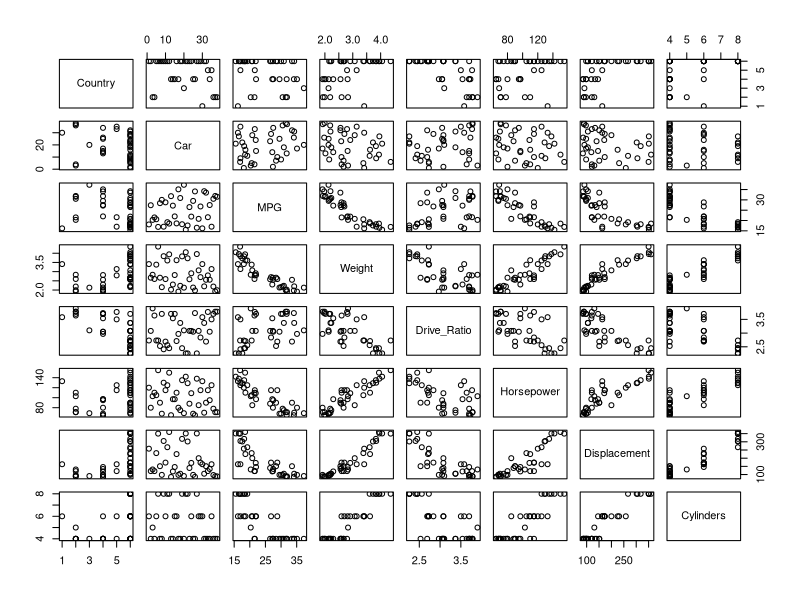
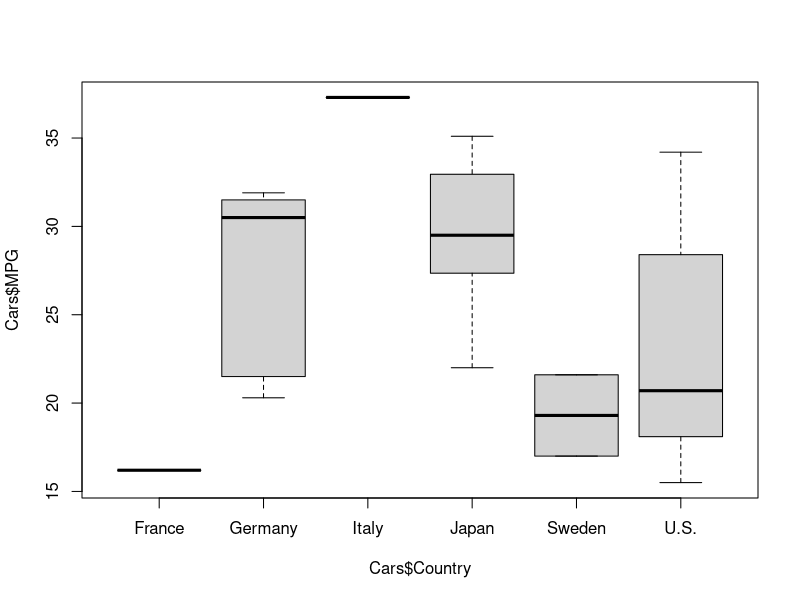

Write the R code that produced these figures, in order. (Note: this script raises an error after producing the figures.)
# STAT:5400 Section 2.1 — A First Look at R
# Code from the lecture notes; no output, no solutions.

## 1.5 Basic operation

1 + 1
exp(-2)
sqrt(2 * pi)

2 / 0
3 / 2 * 3

print("Hello 5400!")

# Predict
0.1 + 0.2 == 0.3
all.equal(0.1 + 0.2, 0.3)
.Machine$double.eps

# Predict
1:3 + 1:2
1:4 + 1:2


## 1.6 Reading in data from external files

Cars <- read.delim("data/Cars.dat")
#  <- is assignment operator
str(Cars)

# show the first six rows
head(Cars)

# show the last six rows
tail(Cars)

summary(Cars)

plot(Cars)


## 1.7 Data frames

class(Cars)


## 2.2 Vectors

a1 <- c(1, 2, 3)
class(a1)
typeof(a1)
is.integer(a1)
is.atomic(a1)

a2 <- c(1L, 2L, 3L)
# same as a2 <- seq(3) or seq.int(3)
class(a2)
typeof(a2)

a3 <- c(T, F, TRUE, FALSE) # Always write TRUE and FALSE in full.
class(a3); typeof(a3) # semicolons not recommended.
as.numeric(a3)

# Predict
T <- FALSE
c(T, TRUE)
rm(T)     # put things back
T

a4 <- c("T", "F")
class(a4); typeof(a4)
as.numeric(a4)

a5 <- c(T, F, "T", "F")
typeof(a5)

# By hand
# Chatbot: "b <- a does not copy the vector. Both names point to the same
# data, so after b[4] <- 4, a also prints 1 2 3 4."
a <- c(1, 2, 3)
b <- a
b[4] <- 4
a


## 2.3 Lists

l1 <- list(c(1, 2), c(T, F), c("T", "F"), 1 + 2)
str(l1)
unlist(l1)

l2 <- list(list(), list(list()))
str(l2)


## 2.4 Three properties of vectors and lists

a1 <- c(T, T, F)
l1 <- list(T, T, 2)
names(a1) <- names(l1) <- paste0("name", 1:3)

a1

l1$name2
l1[2]

length(a1); length(l1)

attr(a1, "my_attr") <- "This is my vector."
attributes(a1)
a1


## 2.5 Factors

x <- factor(c("S", "T", "A", "T"))
x

is.atomic(x)
is.factor(x)

attributes(x)
levels(x)

is.factor(Cars$Country)
Cars$Country <- factor(Cars$Country)
levels(Cars$Country)

boxplot(Cars$MPG ~ Cars$Country)

# Predict
f <- factor(c("10", "9", "8"))
as.numeric(f)


## 2.6 Matrices and arrays

a <- matrix(1:6, ncol = 3, nrow = 2)
b <- array(1:12, c(2, 3, 2))

b <- 1:12
dim(b) <- c(2, 3, 2)

rownames(a) <- c("row1", "row2")
colnames(a) <- paste0("col", 1:3)
dimnames(b) <- list(letters[1:2], LETTERS[1:3],
  c("one", "two"))

# a
# b


## 2.7 Data frames

dat <- data.frame(x1 = 2:4, x2 = letters[1:3])
str(dat)

dat2 <- data.frame(x1 = 2:4, x2 = letters[1:3],
  stringsAsFactors = FALSE)
str(dat2)

is.list(Cars)
dim(Cars)

is.data.frame(Cars)
str(Cars)


## 3.1 Subsetting a vector

(x <- 1:4 * 10)
x[c(1, 3)] # assign values: x[c(1, 3)] <- c(1, 2)

x[order(x)]
x[c(1, 1)]
x[c(1.2, 2.9)]

x[-c(3, 1)]
x[c(-3, 1)]

x[x < 25]
which(x < 25)

x[c(TRUE, FALSE, TRUE, TRUE)]
x[c(TRUE, FALSE)]

x[c(TRUE, FALSE, TRUE, TRUE, TRUE)]
x[c(TRUE, FALSE, NA, TRUE)]

names(x) <- letters[1:4]
x[c("a", "c")]

# By hand
# Chatbot: "Logical subsetting keeps the elements marked TRUE. The index
# here has only two values, so R uses them for the first two elements and
# ignores the rest. v[c(TRUE, FALSE)] therefore returns the first element,
# a vector of length 1."
v <- 1:6 * 5
v[c(TRUE, FALSE)]

# By hand
# Chatbot: "In R, as in NumPy, a[1:2] returns a view of a, so writing to it
# changes a. Subsetting with c(1, 2) or with a logical vector returns a copy."
a <- c(1, 2, 3, 4, 5)
b <- a[1:2]
b[1] <- 99
cat("after a[1:2]      :", a, "\n")

a <- c(1, 2, 3, 4, 5)
d <- a[c(1, 2)]
d[1] <- 99
cat("after a[c(1, 2)]  :", a, "\n")

a <- c(1, 2, 3, 4, 5)
m <- a[a > 3]
m[1] <- 99
cat("after a[a > 3]    :", a, "\n")


## 3.2 Subsetting a list

l1 <- list(a = 1, b = 2, c = 3)

l1$a
l1[[1]]
l1[1]


## 3.3 Words on the `drop` option

f1 <- factor(c("s", "t", "a", "t"))
f1[1:2]
f1[1:2, drop = TRUE]

a <- matrix(1:8, 2, 4)
colMeans(a[, 1:2])
a[, 1]

colMeans(a[, 1])

a[, 1, drop = FALSE]
colMeans(a[, 1, drop = FALSE])


## 4.1 Subsetting rows and columns of a data frame

Cars[1:6, ]

head(Cars[, c("Country", "MPG", "Weight")])

head(Cars[Cars$Country == "U.S.", ])

head(Cars[Cars$Country == "Japan", ])

table(Cars$Country)
summary(Cars[Cars$Country == "U.S.", "MPG"])
summary(Cars[Cars$Country == "Japan", "MPG"])

hist(Cars[Cars$Country == "U.S.", "MPG"])

hist(Cars[Cars$Country == "Japan", "MPG"])


## 4.2 One-sample t-test

t.test(Cars[Cars$Country == "U.S.", "MPG"])

UStout <- t.test(Cars[Cars$Country == "U.S.", "MPG"])
names(UStout)

UStout$conf.int
UStout$estimate
UStout$statistic

t.test(Cars[Cars$Country == "Japan", "MPG"])


## 4.3 Two-sample t-test

t.test(Cars[Cars$Country == "U.S.", "MPG"],
  Cars[Cars$Country == "Japan", "MPG"])
